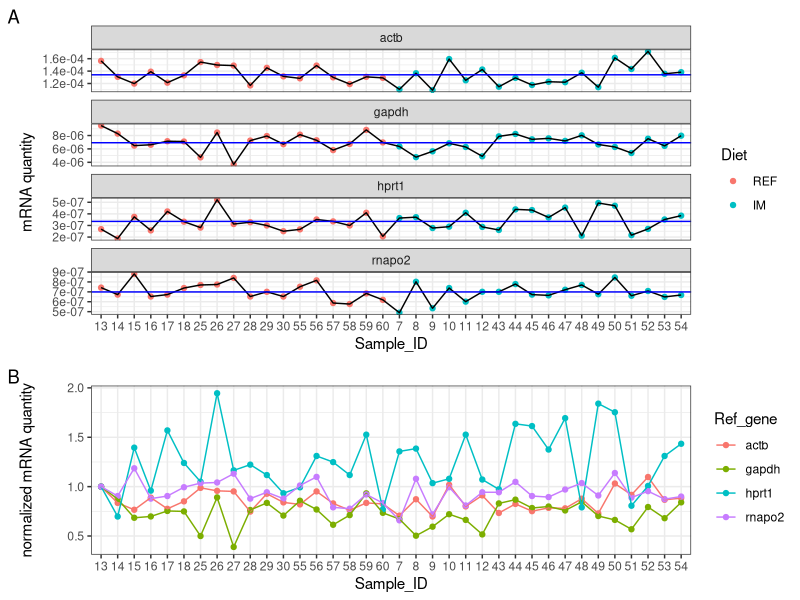
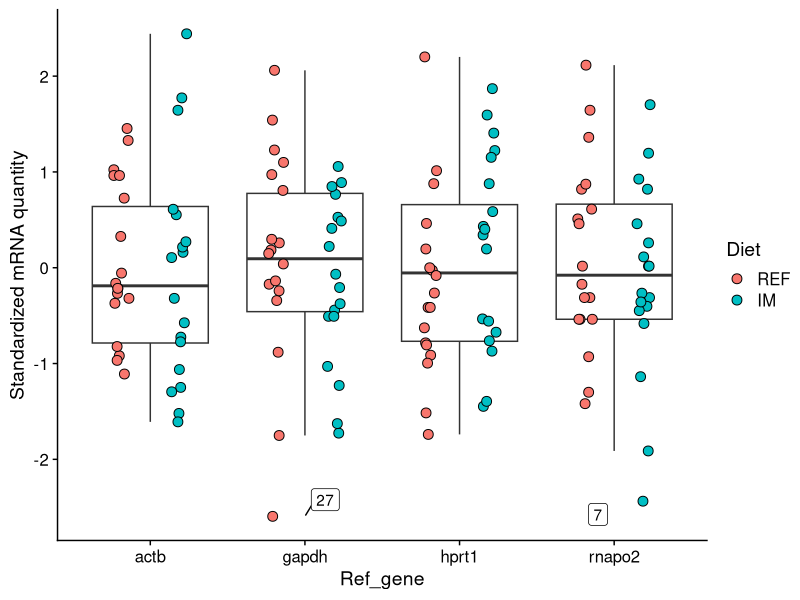
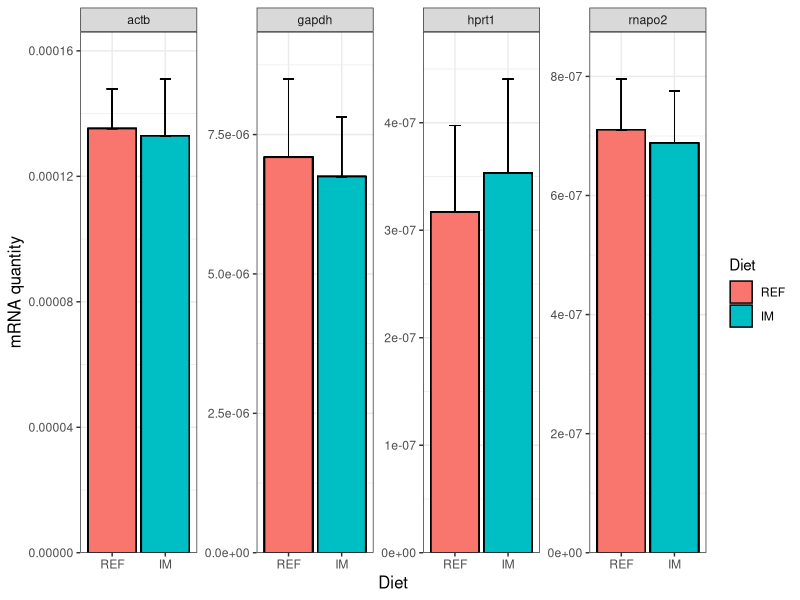
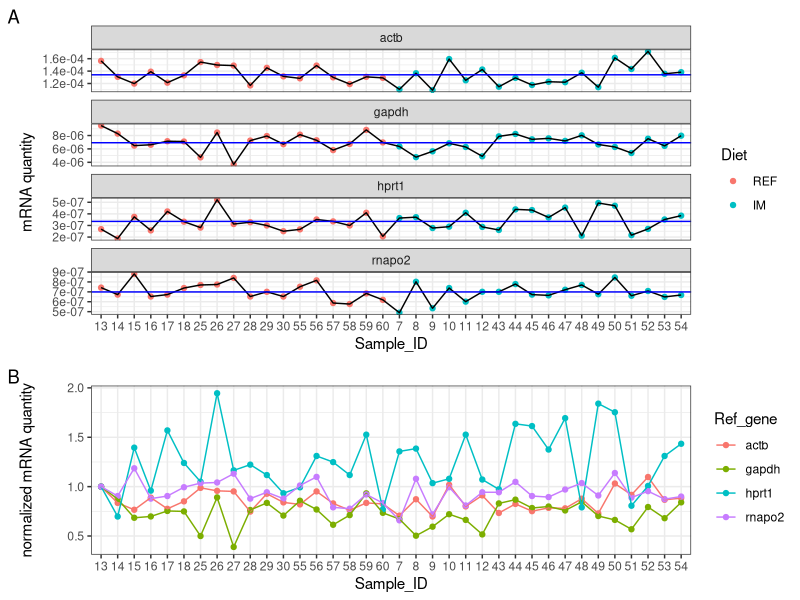
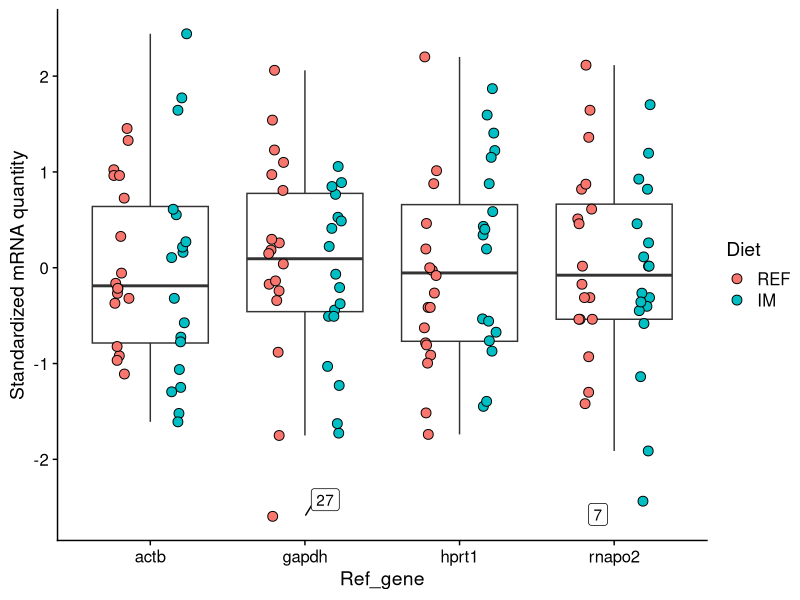
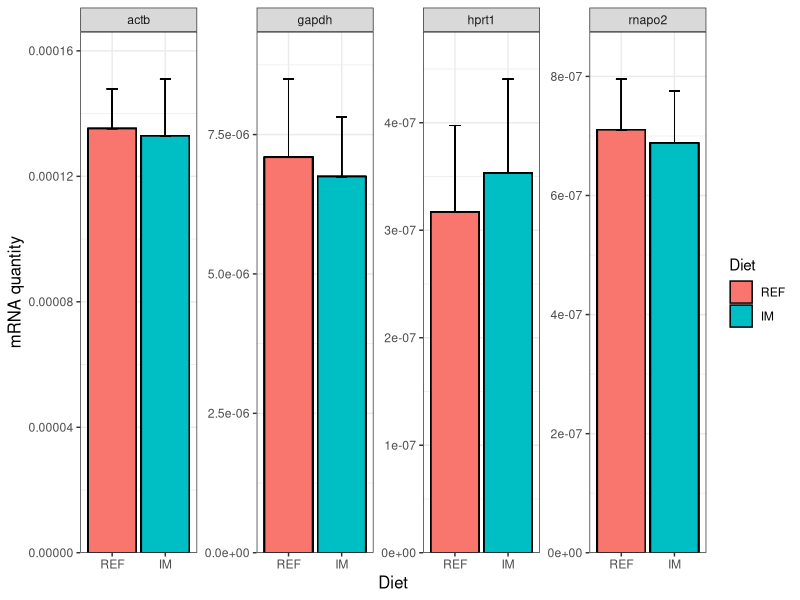
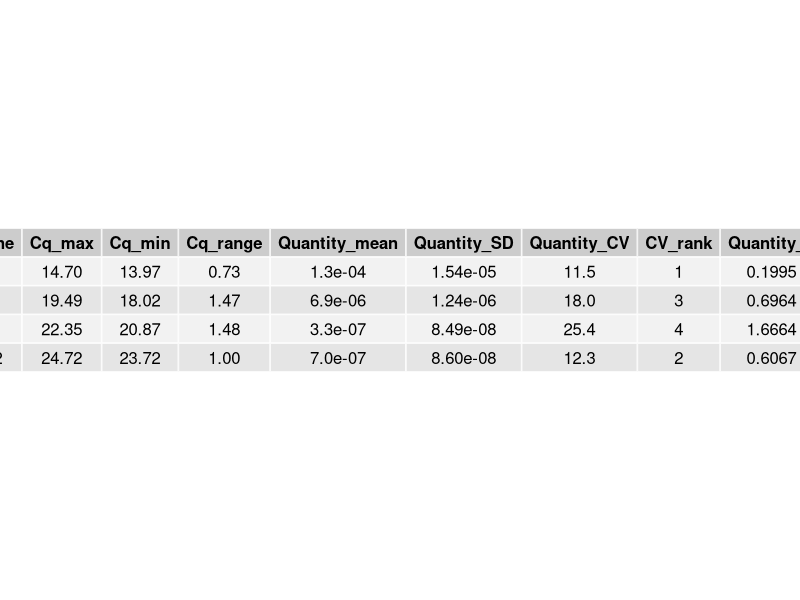

Write R code to recreate these figures, in order. (Note: this script raises an error after producing the figures.)
library(tidyverse) # tidy, manipulate and plot data
library(broom) # tidy statistical outputs
library(cowplot) #  a ggplot2 add-on to provide a publication-ready theme  

# Import and tidy data ################################################################################################
df <- read.csv("./data/clean_data/AqFl2_qPCR_ref_DI.csv", header = T, na.strings = c(""), stringsAsFactors = FALSE)
head(df, n = 20L)
str(df)

# Tidy data and calculate new variables
df <- df %>% 
  arrange(Ref_gene, desc(Diet)) %>% 
  mutate(Quantity = `^`(PE, -Cq)) %>% # calculate mRNA quantity. PE: primer efficiency
  group_by(Ref_gene, Diet)  %>%
  mutate(Mean = mean(Quantity), SD = sd(Quantity)) %>% # calculate average mRNA quantity per diet and its sd
  ungroup() %>%
  group_by(Ref_gene) %>%
  mutate(Quantity_std = scale(Quantity), # standardize mRNA quantity of each reference gene
         Quantity_nm = Quantity / Quantity[1]) # normalize mRNA quantity of each reference gene to the first sample

# Exploratory analysis ################################################################################################ 
# Convert character to factor, specifying the desired orders to be shown on plots
df$Diet <- factor(df$Diet, levels = c("REF", "IM"))
df$Sample_ID <- factor(df$Sample_ID, levels = unique(df$Sample_ID)) # use the exact order of Sample_ID column

# Point diagram -----------------------------------------------------------------------------------
# make a dataframe containing the grand mean of mRNA quantity per reference gene
gm <- df %>% 
  group_by(Ref_gene) %>%
  summarize(gmean = mean(Quantity))

# make point diagram 
# Show individual expression profile
p1 <- df %>% 
  ggplot(aes(x = Sample_ID, y = Quantity, group = 1)) +
  geom_point(aes(color = Diet)) +
  geom_line() +
  facet_wrap(~ Ref_gene, ncol = 1, scales = "free_y") +
  labs(y = "mRNA quantity", tag = "A") +
  scale_y_continuous(labels = scales::scientific) + 
  theme_bw() +
  geom_hline(aes(yintercept = gmean), gm, color = "blue") # The blue line shows the grand mean.

# Show normalized expression levels of the 4 reference genes in one plot
p2 <- df %>% 
  ggplot(aes(x = Sample_ID, y = Quantity_nm, color = Ref_gene)) +
  geom_point() +
  geom_line(aes(group = Ref_gene)) +
  labs(y = "normalized mRNA quantity", tag = "B") +
  theme_bw() +
  scale_fill_brewer(palette = "Dark2") 

# Combine the plots
plot_grid(p1, p2, ncol = 1, align = "v", rel_heights = c(3, 2))

ggsave('./analysis/exploratory_analysis/qPCR_ref_DI_pointDiagram.pdf', 
       units = "in", 
       dpi = 300,
       height = 10,
       width = 8)

# Boxplot -----------------------------------------------------------------------------------------
# convert Sample_ID as character, otherwise ggrepel won't work properly
df$Sample_ID <- as.character(df$Sample_ID)

# Define a function for identifying outliers
is_outlier <- function(x) {
  x < quantile(x, 0.25) - 1.5 * IQR(x) | x > quantile(x, 0.75) + 1.5 * IQR(x)
}

# Make boxplot using standardized mRNA quantity
df %>% 
  group_by(Ref_gene) %>%
  mutate(outlier = is_outlier(Quantity_std)) %>%
  ggplot(aes(x = Ref_gene, y = Quantity_std, label = ifelse(outlier, Sample_ID, NA))) +
  geom_boxplot(outlier.shape = NA) +
  geom_point(aes(fill = Diet), size = 3, shape = 21, position = position_jitterdodge(0.2)) +
  ggrepel::geom_label_repel() + # label outliers with Sample_ID
  ylab("Standardized mRNA quantity") +
  theme_cowplot()

ggsave('./analysis/exploratory_analysis/qPCR_ref_DI_boxPlot.pdf', units = "in", dpi = 300)

# Barplot -----------------------------------------------------------------------------------------
df %>%
  ggplot(aes(x = Diet, y =  Mean, fill = Diet)) +
  geom_bar(stat = "identity", position = position_dodge(), colour = "black") +
  geom_errorbar(aes(ymin = Mean, ymax = Mean + SD), size = 0.3, width = 0.2) + # add error bar (sd)
  facet_wrap(~ Ref_gene, nrow = 1, scales = "free_y") +
  scale_y_continuous(limits = c(0, NA), expand = expand_scale(mult = c(0, 0.1))) + 
  ylab("mRNA quantity") +
  theme_bw() +
  theme(axis.title.x = element_text(size = 12),
        axis.title.y = element_text(size = 12))

ggsave('./analysis/exploratory_analysis/qPCR_ref_DI_barPlot.pdf', units = "in", dpi = 300)

# Rank reference genes by coefficient of variation and F statistic ###################################################
# Calculate coefficient of variance (cv), measuring overall stability of reference genes across all the samples
cv <- df %>% 
  group_by(Ref_gene) %>%
  summarize(Cq_max = max(Cq), 
            Cq_min = min(Cq), 
            Cq_range = max(Cq) - min(Cq), 
            Quantity_mean = mean(Quantity), 
            Quantity_SD = sd(Quantity),
            Quantity_CV = 100 * Quantity_SD / Quantity_mean) %>%
  mutate(CV_rank = dense_rank(Quantity_CV)) %>% # rank reference genes by CV
  arrange(Ref_gene)

# Calculate F-statistic, measuring reference gene stability across experimental treatments
F_stat <- df %>% 
  group_by(Ref_gene) %>% 
  do(tidy(aov(Quantity ~ Diet, data = .))) %>% # run ANOVA for each reference gene and tidy statistical outputs
  na.omit() %>%
  select(Ref_gene, statistic) %>%
  rename(Quantity_F = statistic) %>%
  as.data.frame() %>%
  mutate(F_rank = dense_rank(Quantity_F)) %>% # rank reference genes by F statistic
  arrange(Ref_gene) 

# Summary 
smr <- full_join(cv, F_stat, by = "Ref_gene")

# Format digits
smr$Quantity_mean <- formatC(smr$Quantity_mean, format = "e", digits = 1)
smr$Quantity_SD <- formatC(smr$Quantity_SD, format = "e", digits = 2)
smr$Quantity_CV <- formatC(smr$Quantity_CV, format = "f", digits = 1)
smr$Quantity_F <- formatC(smr$Quantity_F, format = "f", digits = 4)

# Export summary table
pdf('./results/reference_gene_ranks/ref_gene_rank_DI.pdf', width = 12)
gridExtra::grid.table(smr)
dev.off()

# Get session info
writeLines(capture.output(sessionInfo()), "./analysis/code/qPCR_ref_DI_sessionInfo.txt")
